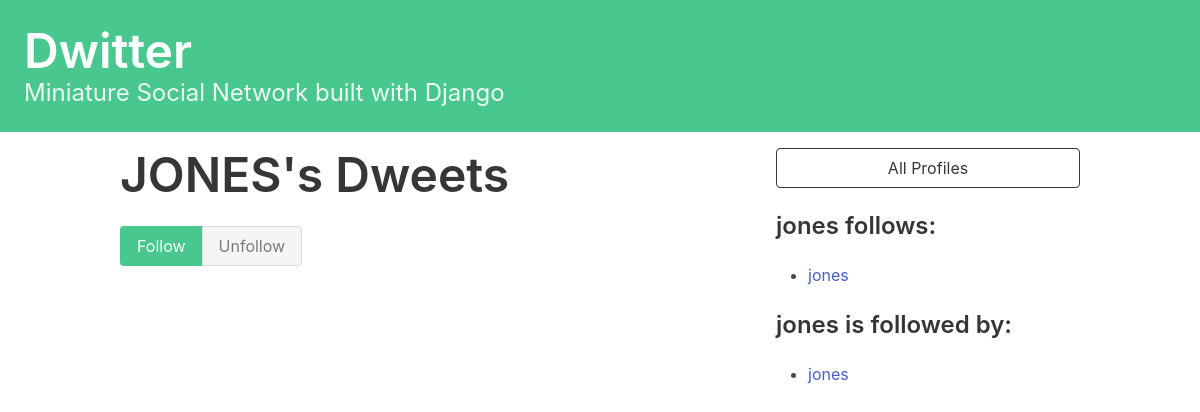
The page /profile/6 (signed in) on the database as committed earlier.
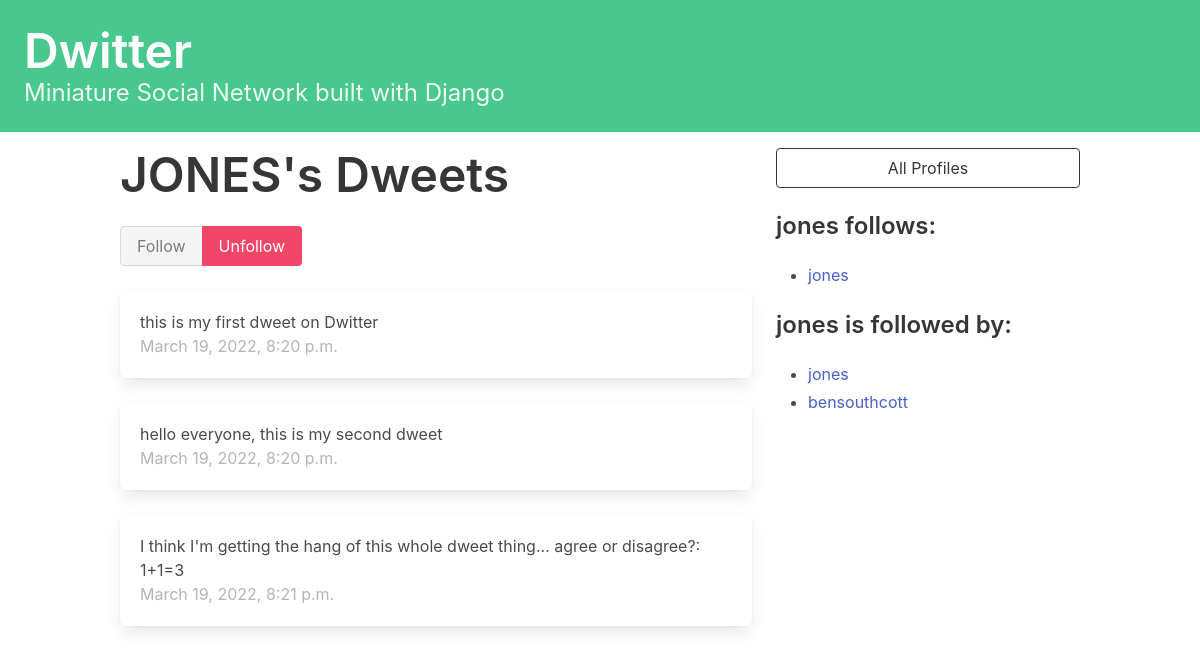
The same page on the database as committed later.
### dwitter/models.py (models this page shows, shortened)
class Profile(models.Model):
    user = models.OneToOneField(User, on_delete=models.CASCADE)
    follows = models.ManyToManyField(
        "self",
        related_name="followed_by",
        symmetrical=False,
        blank=True
    )
    def __str__(self):
        return self.user.username

class Dweet(models.Model):
    user = models.ForeignKey(
        User, related_name="dweets", on_delete=models.DO_NOTHING
    )
    body = models.CharField(max_length=140)
    created_at = models.DateTimeField(auto_now_add=True)

### dwitter/views.py (the view, shortened to what this page needs)
# urls.py: path("profile/<int:pk>", profile, name="profile")
def profile(request, pk):
    if not hasattr(request.user, "profile"):
        missing_profile = Profile(user=request.user)
        missing_profile.save()
    profile = Profile.objects.get(pk=pk)
    return render(request, "dwitter/profile.html", {"profile": profile})

### dwitter/templates/dwitter/profile.html (shortened to what this page needs)
{% extends "base.html" %}
{% block content %}
<div class="column">
    <div class="block">
    <h1 class="title is-1">
        {{profile.user.username|upper}}'s Dweets
    </h1>
    </div>
    <div class="block">
        <form method="post">
            <div class="buttons has-addons">
                {% if profile in user.profile.follows.all %}
                    <button class="button is-success is-static">Follow</button>
                    <button class="button is-danger" name="follow" value="unfollow">Unfollow</button>
                {% else %}
                    <button class="button is-success" name="follow" value="follow">Follow</button>
                    <button class="button is-danger is-static">Unfollow</button>
                {% endif %}
            </div>
        </form>
    </div>
    <div class="content">
    {% for dweet in profile.user.dweets.all %}
        <div class="box">
            {{ dweet.body }}
            <span class="is-small has-text-grey-light">
                <br>
                {{ dweet.created_at }}
            </span>
        </div>
    {% endfor %}
    </div>
</div>
<div class="column is-one-third">
    <div class="block">
        <a href="{% url 'dwitter:profile_list' %}">
            <button class="button is-dark is-outlined is-fullwidth">
                All Profiles
            </button>
        </a>
    </div>
    <div class="block">
        <h3 class="title is-4">
            {{profile.user.username}} follows:
        </h3>
        <div class="content">
            <ul>
            {% for following in profile.follows.all %}
                <li>
                    <a href="{% url 'dwitter:profile' following.id %}">
                        {{ following }}
                    </a>
                </li>
            {% endfor %}
            </ul>
        </div>
    </div>
    <div class="block">
        <h3 class="title is-4">
            {{profile.user.username}} is followed by:
        </h3>
        <div class="content">
            <ul>
            {% for follower in profile.followed_by.all %}
                <li>
                    <a href="{% url 'dwitter:profile' follower.id %}">
                        {{ follower }}
                    </a>
                </li>
            {% endfor %}
            </ul>
        </div>
    </div>
</div>
{% endblock content %}

Rows that differ between the two databases and show on the page:
added Dweet: body "this is my first dweet on Dwitter", created_at "March 19, 2022, 8:20 p.m."
added Dweet: body "hello everyone, this is my second dweet", created_at "March 19, 2022, 8:20 p.m."
added Dweet: body "I think I'm getting the hang of this whole dweet thing... agree or disagree?: 1+1=3", created_at "March 19, 2022, 8:21 p.m."
now on this page (row unchanged): Profile: user.username "bensouthcott", shown under "jones is followed by:"
